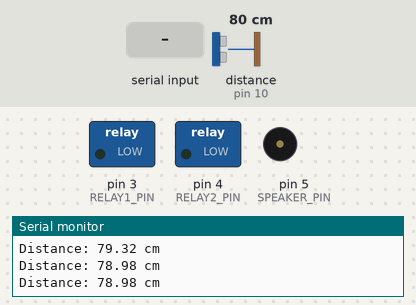
Recording of a sketch running on a simulated Arduino Uno, built with avr-gcc and run on an emulated ATmega328P. Shown: switched loads named in the sketch (green lamp = pin HIGH), buzzer (waves = sounding), the last lines printed to the serial monitor. Wiring (inferred from the names in the program): ultrasonic range finder: trigger pin 9; echo pin 10. The inputs (shaded band) are chosen by the test bench; at power-on: distance to the obstacle (sensor on pin 10) 80 cm. The echo pulse lasts 58.3 µs per cm; pins used as bus, display or sensor lines are not drawn.

Above: at 1.2 s.
1.3 s: distance to the obstacle (sensor on pin 10) set to 12 cm
2.8 s: distance to the obstacle (sensor on pin 10) set to 9 cm
At 3.9 s:
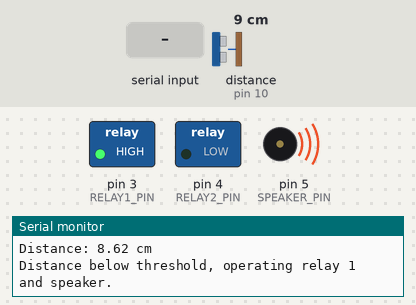
4.5 s: "1" received over Serial
At 7.3 s:
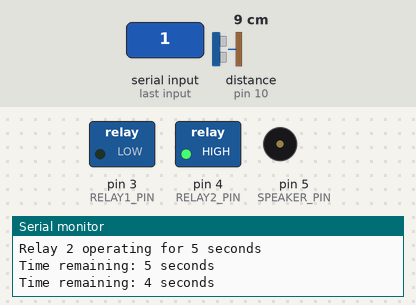
Timing chart, 0 to 12.5 s (numbered marks = the images above; inputs shaded):
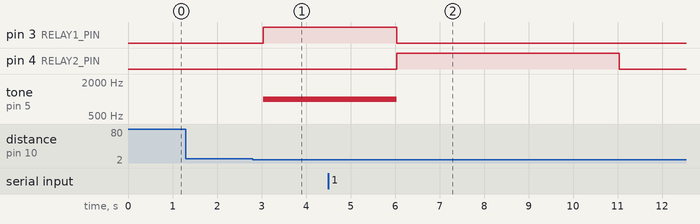

The sketch:

test01.ino
```cpp
#define TRIG_PIN 9       // กำหนดขา TRIG ของ HC-SR04
#define ECHO_PIN 10      // กำหนดขา ECHO ของ HC-SR04
#define RELAY1_PIN 3     // กำหนดขารีเลย์ 1 (GPIO3)
#define RELAY2_PIN 4     // กำหนดขารีเลย์ 2
#define SPEAKER_PIN 5    // กำหนดขาลำโพง
#define THRESHOLD_DISTANCE 10  // ระยะที่ต้องการตรวจสอบ (10 cm)

bool isBelowThreshold = false; // สถานะเพื่อตรวจสอบการข้ามขีดจำกัด
bool hasOperated = false; // สถานะบอกว่าเงื่อนไขได้ถูกทำงานไปแล้ว

void setup() {
  Serial.begin(9600);  // เริ่มต้นการสื่อสารกับ Serial Monitor
  pinMode(TRIG_PIN, OUTPUT);  // กำหนดขา TRIG เป็นเอาต์พุต
  pinMode(ECHO_PIN, INPUT);   // กำหนดขา ECHO เป็นอินพุต
  pinMode(RELAY1_PIN, OUTPUT); // กำหนดขารีเลย์ 1 เป็นเอาต์พุต
  pinMode(RELAY2_PIN, OUTPUT); // กำหนดขารีเลย์ 2 เป็นเอาต์พุต
  pinMode(SPEAKER_PIN, OUTPUT); // กำหนดขาลำโพงเป็นเอาต์พุต
  digitalWrite(RELAY1_PIN, LOW); // ตั้งค่ารีเลย์ 1 ให้ปิดเมื่อเริ่มต้น
  digitalWrite(RELAY2_PIN, LOW); // ตั้งค่ารีเลย์ 2 ให้ปิดเมื่อเริ่มต้น
}

void loop() {
  // ตรวจสอบระยะจากเซ็นเซอร์ HC-SR04
  digitalWrite(TRIG_PIN, LOW);
  delayMicroseconds(2);
  digitalWrite(TRIG_PIN, HIGH);
  delayMicroseconds(10);
  digitalWrite(TRIG_PIN, LOW);
  long duration = pulseIn(ECHO_PIN, HIGH);
  float distance = duration * 0.034 / 2;

  // แสดงค่าระยะ
  Serial.print("Distance: ");
  Serial.print(distance);
  Serial.println(" cm");

  // เงื่อนไขเมื่อระยะต่ำกว่า 10 cm และยังไม่เคยทำงานในรอบนี้
  if (distance <= THRESHOLD_DISTANCE && !hasOperated) {
    Serial.println("Distance below threshold, operating relay 1 and speaker.");
    digitalWrite(RELAY1_PIN, HIGH);  // เปิดรีเลย์ 1
    tone(SPEAKER_PIN, 1000);         // ลำโพงดังที่ความถี่ 1000 Hz
    delay(3000);                     // รอ 3 วินาที
    noTone(SPEAKER_PIN);             // ปิดเสียงลำโพง
    digitalWrite(RELAY1_PIN, LOW);   // ปิดรีเลย์ 1

    hasOperated = true;              // ตั้งค่าว่าเงื่อนไขถูกทำงานแล้ว
  }

  // รีเซ็ตสถานะเมื่อระยะมากกว่า 10 cm
  if (distance > THRESHOLD_DISTANCE) {
    hasOperated = false;             // รีเซ็ตสถานะการทำงาน
  }

  // ตรวจสอบว่ามีข้อมูลเข้ามาจาก Serial Monitor หรือไม่
  if (Serial.available() > 0) {
    char input = Serial.read();  // อ่านค่าจาก Serial Monitor

    // ก่อนที่รีเลย์ 2 จะทำงาน ตัดการทำงานของรีเลย์ 1
    digitalWrite(RELAY1_PIN, LOW);  // ปิดรีเลย์ 1

    // ตรวจสอบว่ากดหมายเลขใด
    if (input == '1') {
      runRelay2(5); // ทำงานเป็นเวลา 15 วินาที
    }
    else if (input == '2') {
      runRelay2(10); // ทำงานเป็นเวลา 30 วินาที
    }
    else if (input == '3') {
      runRelay2(3); // ทำงานเป็นเวลา 45 วินาที
    }
  }

  delay(500); // หน่วงเวลาเพื่อความเสถียรของระบบ
}

// ฟังก์ชันสำหรับควบคุมรีเลย์ 2 พร้อมกับการนับถอยหลัง
void runRelay2(int durationInSeconds) {
  digitalWrite(RELAY2_PIN, HIGH);  // เปิดรีเลย์ 2
  Serial.print("Relay 2 operating for ");
  Serial.print(durationInSeconds);
  Serial.println(" seconds");

  // แสดงการนับถอยหลัง
  for (int i = durationInSeconds; i > 0; i--) {
    Serial.print("Time remaining: ");
    Serial.print(i);
    Serial.println(" seconds");
    delay(1000);  // รอ 1 วินาที
  }

  digitalWrite(RELAY2_PIN, LOW);  // ปิดรีเลย์ 2
  Serial.println("Relay 2 stopped.");
}
```

Measured:
- the behaviour switches between 11 and 10 cm on distance to the obstacle (sensor on pin 10) (found by bisection; images 0 and 1)
- after the input at 2.8 s, pin 3 (RELAY1_PIN): LOW → HIGH after 0.24 s; tone on pin 5 (SPEAKER_PIN): silent → 1000 Hz after 0.24 s
- after the input at 4.5 s, pin 4 (RELAY2_PIN): LOW → HIGH after 1.5 s, → LOW 5.0 s later
